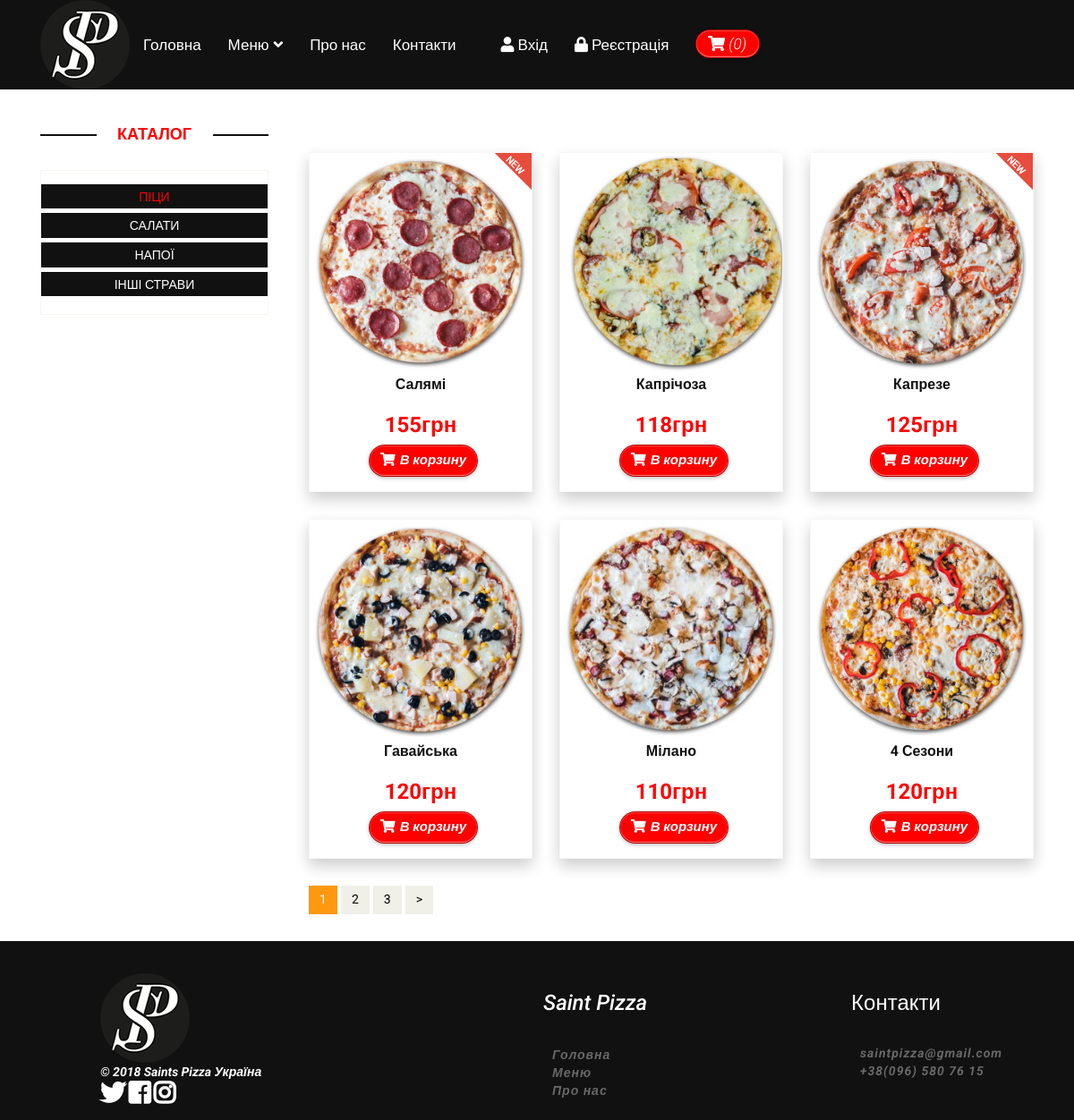
Page /category/1 on the committed database.
### tables this page shows
CREATE TABLE `category` (
  `id` int(11) NOT NULL,
  `name` varchar(255) NOT NULL,
  `sort_order` int(11) NOT NULL DEFAULT '0',
  `status` int(11) NOT NULL DEFAULT '1'
);

CREATE TABLE `product` (
  `id` int(11) NOT NULL,
  `name` varchar(255) NOT NULL,
  `category_id` int(11) NOT NULL,
  `price` float NOT NULL,
  `availability` int(11) NOT NULL,
  `description` text NOT NULL,
  `is_new` int(11) NOT NULL DEFAULT '0',
  `is_recommended` int(11) NOT NULL DEFAULT '0',
  `status` int(11) NOT NULL DEFAULT '1'
);

### config/routes.php (called while the page is built)
<?php
return array(
    'product/([0-9]+)' => 'product/view/$1',
    'catalog' => 'catalog/index',
    'category/([0-9]+)/page-([0-9]+)' => 'catalog/category/$1/$2',
    'category/([0-9]+)' => 'catalog/category/$1',
    'cart/checkout' => 'cart/checkout',
    'cart/delete/([0-9]+)' => 'cart/delete/$1',
    'cart/add/([0-9]+)' => 'cart/add/$1',
    'cart/addAjax/([0-9]+)' => 'cart/addAjax/$1',
    'cart' => 'cart/index',
    'user/register' => 'user/register',
    'user/login' => 'user/login',
    'user/logout' => 'user/logout',
    'cabinet/edit' => 'cabinet/edit',
    'cabinet' => 'cabinet/index',
    'admin/product/create' => 'adminProduct/create',
    'admin/product/update/([0-9]+)' => 'adminProduct/update/$1',
    'admin/product/delete/([0-9]+)' => 'adminProduct/delete/$1',
    'admin/product' => 'adminProduct/index',
    'admin/category/create' => 'adminCategory/create',
    'admin/category/update/([0-9]+)' => 'adminCategory/update/$1',
    'admin/category/delete/([0-9]+)' => 'adminCategory/delete/$1',
    'admin/category' => 'adminCategory/index',
    'admin/order/update/([0-9]+)' => 'adminOrder/update/$1',
    'admin/order/delete/([0-9]+)' => 'adminOrder/delete/$1',
    'admin/order/view/([0-9]+)' => 'adminOrder/view/$1',
    'admin/order' => 'adminOrder/index',
    'admin' => 'admin/index',
    'contacts' => 'site/contact',
    'about' => 'site/about',
    'index.php' => 'site/index',
    '^/*$' => 'site/index',
);

### controllers/CatalogController.php (called while the page is built, shortened)
<?php
class CatalogController
{
    public function actionCategory($categoryId, $page = 1)
    {
        $categories = Category::getCategoriesList();
        $categoryProducts = Product::getProductsListByCategory($categoryId, $page);
        $total = Product::getTotalProductsInCategory($categoryId);
        $pagination = new Pagination($total, $page, Product::SHOW_BY_DEFAULT, 'page-');
        require_once(ROOT . '/views/catalog/category.php');
        return true;
    }
}

### index.php (called while the page is built, shortened)
<?php
require_once(ROOT.'/components/Autoload.php');
$router = new Router();
$router->run();

### models/Category.php (called while the page is built, shortened)
<?php
class Category
{
    public static function getCategoriesList()
    {
        $db = Db::getConnection();
        $result = $db->query('SELECT id, name FROM category WHERE status = "1" ORDER BY sort_order, name ASC');
        $i = 0;
        $categoryList = array();
        while ($row = $result->fetch()) {
            $categoryList[$i]['id'] = $row['id'];
            $categoryList[$i]['name'] = $row['name'];
            $i++;
        }
        return $categoryList;
    }
}

### models/Product.php (called while the page is built, shortened)
<?php
class Product
{
    public static function getProductsListByCategory($categoryId, $page = 1)
    {
        $limit = Product::SHOW_BY_DEFAULT;
        $offset = ($page - 1) * self::SHOW_BY_DEFAULT;
        $db = Db::getConnection();
        $sql = 'SELECT id, name, price, is_new FROM product '
                . 'WHERE status = 1 AND category_id = :category_id '
                . 'ORDER BY id ASC LIMIT :limit OFFSET :offset';
        $result = $db->prepare($sql);
        $result->bindParam(':category_id', $categoryId, PDO::PARAM_INT);
        $result->bindParam(':limit', $limit, PDO::PARAM_INT);
        $result->bindParam(':offset', $offset, PDO::PARAM_INT);
        $result->execute();
        $i = 0;
        $products = array();
        while ($row = $result->fetch()) {
            $products[$i]['id'] = $row['id'];
            $products[$i]['name'] = $row['name'];
            $products[$i]['price'] = $row['price'];
            $products[$i]['is_new'] = $row['is_new'];
            $i++;
        }
        return $products;
    }
    public static function getTotalProductsInCategory($categoryId)
    {
        $db = Db::getConnection();
        $sql = 'SELECT count(id) AS count FROM product WHERE status="1" AND category_id = :category_id';
        $result = $db->prepare($sql);
        $result->bindParam(':category_id', $categoryId, PDO::PARAM_INT);
        $result->execute();
        $row = $result->fetch();
        return $row['count'];
    }
    public static function getImage($id)
    {
        $noImage = 'no-image.jpg';
        $path = '/upload/images/products/';
        $pathToProductImage = $path . $id . '.jpg';
        if (file_exists($_SERVER['DOCUMENT_ROOT'].$pathToProductImage)) {
            return $pathToProductImage;
        }
        return $path . $noImage;
    }
}

### components/Autoload.php (called while the page is built, shortened)
<?php
function autoloadfunctionci($class_name)
{
    $array_paths = array(
        '/models/',
        '/components/',
        '/controllers/',
    );
    foreach ($array_paths as $path) {
        $path = ROOT . $path . $class_name . '.php';
    }
}

### views/catalog/category.php (the view, shortened to what this page needs)
<?php include ROOT . '/views/layouts/header.php'; ?>
<br>
<br>
<section>
    <div class="container">
        <div class="row">
            <div class="col-sm-3">
                <div class="left-sidebar">
                    <h2>Каталог</h2>
                    <div class="panel-group category-products">
                        <?php foreach ($categories as $categoryItem): ?>
                            <div class="panel panel-default">
                                <div class="panel-heading">
                                    <h4 class="panel-title">
                                        <a href="/category/<?php echo $categoryItem['id']; ?>"
                                           class="<?php if ($categoryId == $categoryItem['id']) echo 'active'; ?>"
                                           >
                                               <?php echo $categoryItem['name']; ?>
                                        </a>
                                    </h4>
                                </div>
                            </div>
                        <?php endforeach; ?>
                    </div>
                </div>
            </div>
            <div class="col-sm-9 padding-right">
                <div class="features_items">
                    <?php foreach ($categoryProducts as $product): ?>
                        <div class="col-sm-4">
                            <div class="product-image-wrapper">
                                <div class="single-products">
                                    <div class="productinfo text-center">
                                        <img src="<?php echo Product::getImage($product['id']); ?>" alt="" />
                                        <a class="product_name" href="/product/<?php echo $product['id']; ?>">
                                         <?php echo $product['name']; ?> </a>
                                        <h2 class="product_price"><?php echo $product['price']; ?>грн</h2>
                                        <a href="/cart/add/<?php echo $product['id']; ?>" class="btn btn-default add-to-cart" data-id="<?php echo $product['id']; ?>"><i class="fa fa-shopping-cart"></i>В корзину</a>
                                    </div>
                                    <?php if ($product['is_new']): ?>
                                        <img src="/template/images/home/new.png" class="new" alt="" />
                                    <?php endif; ?>
                                </div>
                            </div>
                        </div>
                    <?php endforeach; ?>
                </div>
                <?php echo $pagination->get(); ?>
            </div>
        </div>
    </div>
</section>
<?php include ROOT . '/views/layouts/footer.php'; ?>

### components/Router.php (shortened to what this page needs)
<?php
class Router
{
    private $routes;
    public function __construct()
    {
        $routesPath = ROOT . '/config/routes.php';
        $this->routes = include($routesPath);
    }
    private function getURI()
    {
        if (!empty($_SERVER['REQUEST_URI'])) {
            return trim($_SERVER['REQUEST_URI'], '/');
        }
    }
    public function run()
    {
        $uri = $this->getURI();
        foreach ($this->routes as $uriPattern => $path) {
            if (preg_match("~$uriPattern~", $uri)) {
                $internalRoute = preg_replace("~$uriPattern~", $path, $uri);
                $segments = explode('/', $internalRoute);
                $controllerName = array_shift($segments) . 'Controller';
                $actionName = 'action' . ucfirst(array_shift($segments));
                $parameters = $segments;
                $controllerObject = new $controllerName;
                $result = call_user_func_array(array($controllerObject, $actionName), $parameters);
                if ($result != null) {
                    break;
                }
            }
        }
    }
}

### template/css/main.css (style rules this page uses)
body { font-family: 'Roboto', sans-serif; background:; position: relative; font-weight:400px; }
html, body { height: 100%; margin: 0; padding: 0; }
a { text-decoration: none; }
a { -webkit-transition: 300ms; -moz-transition: 300ms; -o-transition: 300ms; transition: 300ms; }
h1, h2, h3, h4, h5, h6 { font-family: 'Roboto', sans-serif; }
.category-products { border: 1px solid #F7F7F0; margin-bottom: 35px; padding-bottom: 20px; padding-top: 15px; }
.left-sidebar h2, .brands_products h2 { color: #ff0000; font-family: 'Roboto', sans-serif; font-size: 18px; font-weight: 700; margin: 0 auto 30px; text-align: center; text-transform: uppercase; position: relative; z-index:3; }
.left-sidebar h2:after, h2.title:after { content: " "; position: absolute; border: 1px solid #111; bottom:8px; left: 0; width: 100%; height: 0; z-index: -2; }
.left-sidebar h2:before { content: " "; position: absolute; background: #fff; bottom: -6px; width: 130px; height: 30px; z-index: -1; left: 50%; margin-left: -65px; }
.category-products .panel { background-color: #111; text-align: center; border: 0px; border-radius: 0px; box-shadow:none; margin-bottom: 0px; }
.category-products .panel-default .panel-heading { background-color: #111; border: 0 none; color: #fff; padding: 5px 20px; }
.category-products .panel-default .panel-heading .panel-title a { color: #fff; font-family: 'Roboto', sans-serif; font-size: 14px; text-decoration: none; text-transform: uppercase; }
.category-products .panel-default .panel-heading .panel-title a.active { color: #ff0000; }
.padding-right { padding-right: 0; }
.features_items { overflow:hidden; }
.product-image-wrapper { border:1px solid #F7F7F5; overflow: hidden; margin-bottom:30px; height: 380px; box-shadow: 0px 8px 16px 0px rgba(0,0,0,0.2); }
.single-products { position: relative; }
.new, .sale { position: absolute; top: 0; right: 0; }
.productinfo h2 { color: #FE980F; font-family: 'Roboto', sans-serif; font-size: 24px; font-weight: 700; }
.productinfo img { width: 100%; }
.productinfo { position:relative; }
.add-to-cart, .checkout, .back { background: #ff0000; font-style: italic; font-weight: bold; color: #fff; text-shadow: 0 -2px rgba(0,0,0,.1); border: none; border-radius: 20px !important; box-shadow: inset #ff8080 0 -1px 1px, inset 0 1px 1px #ff4646, #b30000 0 0 0 1px, rgba(0,0,0,.3) 0 2px 5px; font-family: 'Roboto', sans-serif; font-size: 15px; margin-left: 6px; margin-bottom: 25px; }
.add-to-cart i { margin-right:5px; }
.product_price { color: #ff0000 !important; }
.product_name { color: #111; font-weight: bold; font-size: 16px; text-align: center; margin-left: 6px; }

### rows in the picture
category: name "ПІЦИ"
category: name "САЛАТИ"
category: name "НАПОЇ"
category: name "ІНШІ СТРАВИ"
product: shows a picture, name "Салямі", price "155", is_new 1 (drawn)
product: shows a picture, name "Капрічоза", price "118"
product: shows a picture, name "Капрезе", price "125", is_new 1 (drawn)
product: shows a picture, name "Гавайська", price "120"
product: shows a picture, name "Мілано", price "110"
product: shows a picture, name "4 Сезони", price "120"

### other values in the picture
$text "2"
$text "3"
$text ">"
